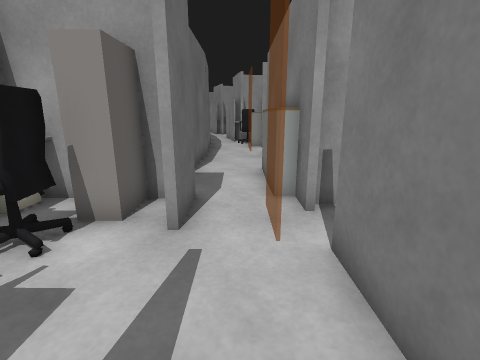
view 1 (above)

17 first-person views from a walk through a world built for the Gazebo simulator. The camera is 1 m above the floor, tilts 14° down and sees 85° across. The floor is counted in squares, 0.5 m on a side. Each view is taken from the middle of a square. On the plan, view 1 faces up. The plan holds only what a view shows up to about 16 squares ahead; the rest is blank. The place goes on beyond the plan. Simple patterns stand in for the simulator's built-in surfaces. Simple shapes stand in for some stock models.

view 2
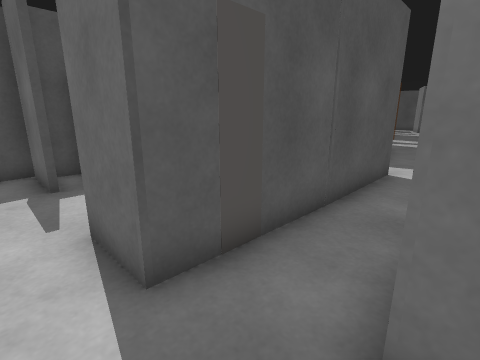

view 3
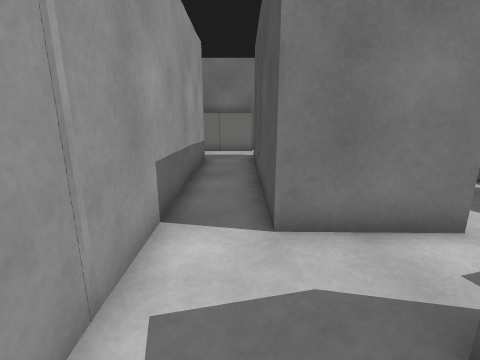

view 4
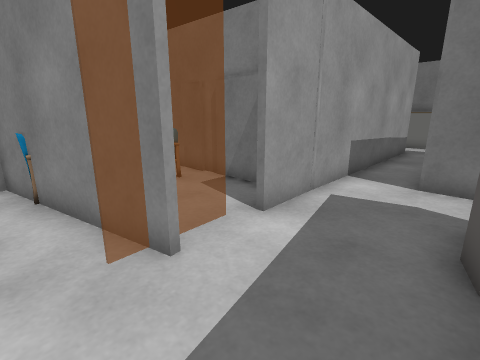

view 5
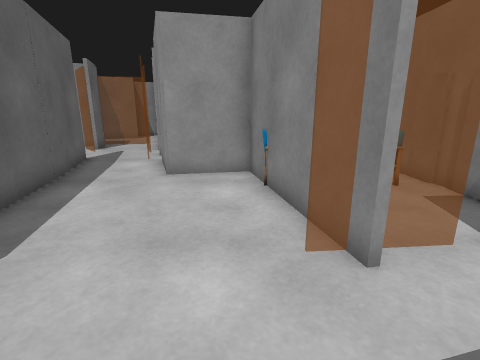

view 6
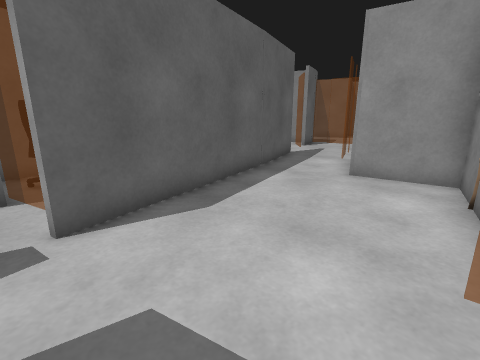

view 7
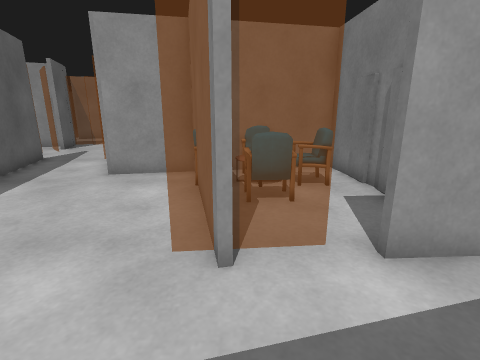

view 8
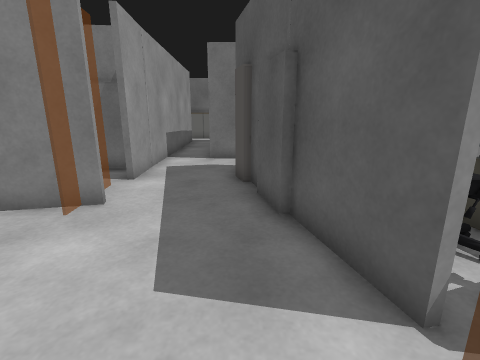

view 9
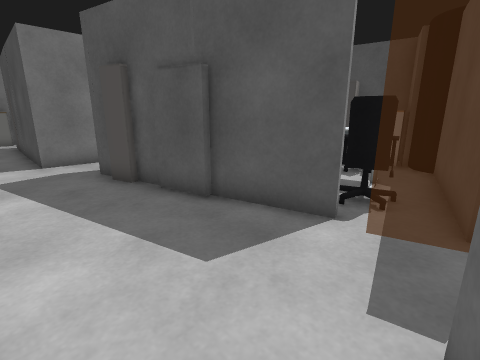

view 10
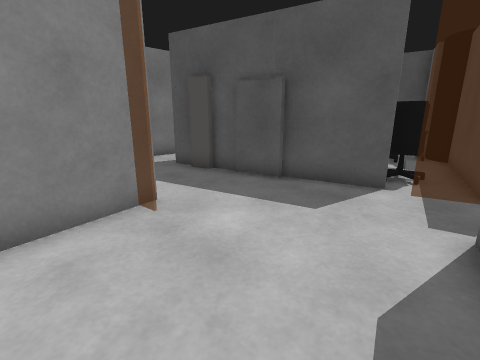

view 11
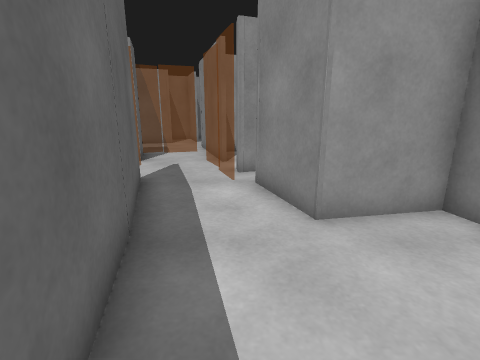

view 12
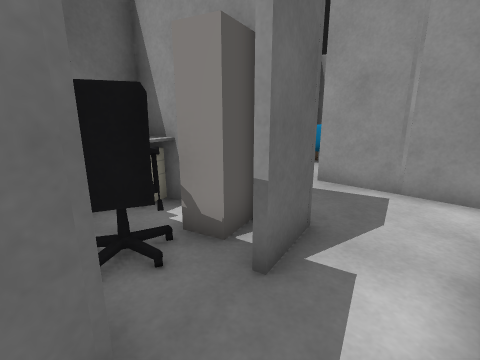

view 13
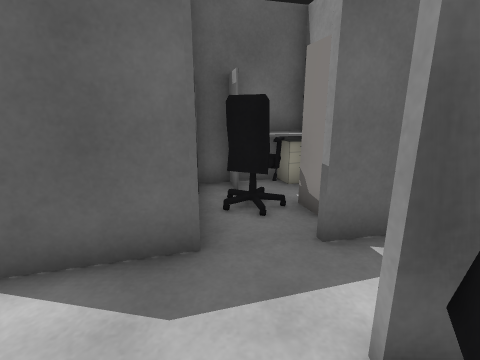

view 14
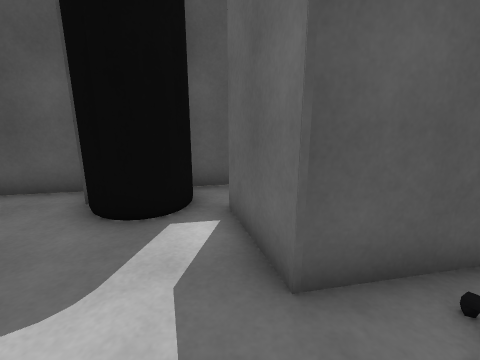

view 15
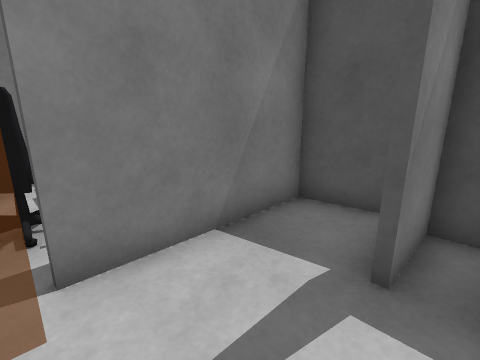

view 16
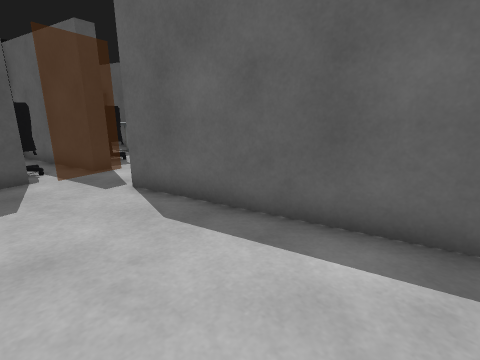

view 17
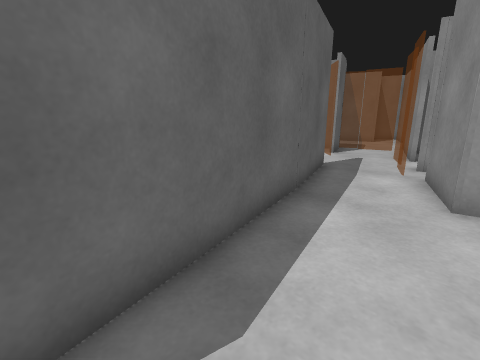

### Floor plan
Points are (right, up) in squares from view 1. A wall is a line through its corners. A room is listed if a view was taken in it or the views show most of it. See-through windows are left out.
Room 1 (views 1, 2, 3, 7, 12, 13, 14, 15)
walls: (-6.6, 6.4) (-1.1, 6.3) (-1.1, 4.3); (-4, 6.2) (-4.5, 6.2); (-9.6, 3.8) (-9.6, 3); (-9.8, 3) (-9.7, 6.5); (-1.8, 6.1) (-2.5, 6.1); (-1.1, 0.9) (-1, -1.4); (-3, 9) (-10.7, 8.5); (-2.5, -1.2) (-1.3, -1.2) (-1.3, 0.9); (-6.9, -2.6) (-4.9, -2.3); (-11.5, 8.5) (-14, 8.4); (-1.2, -1.8) (1.4, -1.5) (1.4, 3.7); (-1.8, 10.6) (-1.8, 8.6) (-3.1, 8.6); (2.3, 5.7) (1.6, 5.7); (-14.8, 4.5) (-12.3, 5.1) (-11.8, 3.3); (-14.3, 0.8) (-11.6, 1.4) (-10.7, -1.6); (-10.8, -3.5) (-9.5, -3.2)
ways out: opening at (-15.7, 6) to room 2; opening at (-0.5, 11)
objects: other object (-16, 2) to (-15, 4); office chair (-14, 2) to (-13, 3); cabinet (-14, 4) to (-13, 5); other object (-10, -2) to (-8, -1); office chair (-9, 3) to (-8, 4); other object (-6, 0); other object (-5, 6); office chair (-4, 3) to (-3, 4); cabinet (-3, 5) to (-2, 6); cabinet (1, 6) to (2, 8); cabinet (1, 9) to (2, 10); office chair (3, 3) to (3, 4)
Room 2 (views 4, 5, 6, 8, 9, 10, 11, 16, 17)
walls: (-16.6, 9.3) (-17.7, 14.3); (-17.6, 14.3) (-20.5, 13.8) (-21.5, 16.7); (-24.4, 15.2) (-22, 5.6); (-21.4, 18.3) (-22.1, 18.1); (-19.9, 3.2) (-16.5, 4.1); (-22.8, 20.3) (-24.1, 24.2)
ways out: opening at (-15.7, 6) to room 1; opening at (-23.5, 19.5); opening at (-22, 5); opening at (-15.5, 11.5)

Where each view was taken, in squares from view 1:
view 1: 0 up, 0 right, facing up
view 2: 9 up, 0 right, facing down-left
view 3: 7 up, 14 left, facing right
view 4: 5 up, 18 left, facing up-right
view 5: 5 up, 18 left, facing up
view 6: 5 up, 17 left, facing up-left
view 7: 5 up, 16 left, facing up
view 8: 5 up, 22 left, facing right
view 9: 8 up, 22 left, facing down-right
view 10: 11 up, 22 left, facing down-right
view 11: 9 up, 22 left, facing up
view 12: 1 up, 10 left, facing up-left
view 13: 2 up, 8 left, facing left
view 14: 4 up, 11 left, facing down
view 15: 4 up, 2 left, facing down-right
view 16: 13 up, 19 left, facing down-left
view 17: 7 up, 20 left, facing up-left
